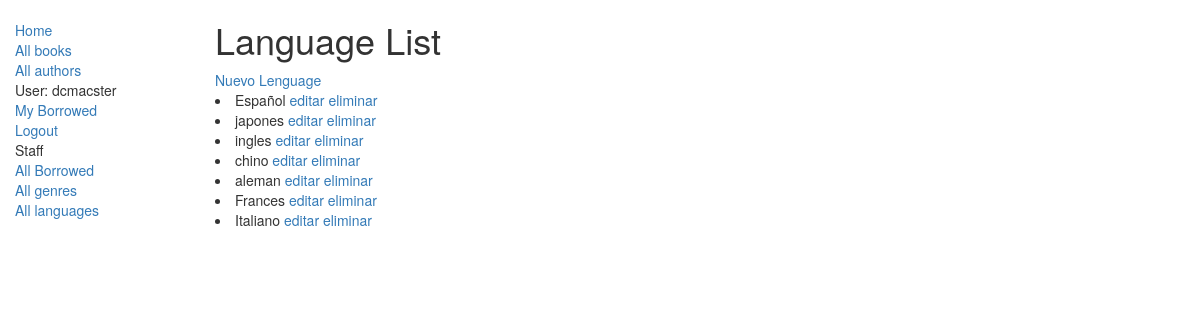
The app's page /holaApp/languages/ (signed in) with its own data.
### holaApp/models.py (models this page shows, shortened)
class Language(models.Model):
    name = models.CharField(max_length=200,
                            help_text="Enter the book's natural language (e.g. English, French, Japanese etc.)")

### holaApp/views.py (the view)
class LanguageListView(LoginRequiredMixin, generic.ListView):
    login_url = '/accounts/login/'
    redirect_field_name = 'redirect_to'
    model = Language
    paginate_by = 10

### holaApp/templates/holaApp/language_list.html (shortened to what this page needs)
{% extends "base_generic.html" %}
{% block content %}
    <h1>Language List</h1>
    {% if perms.staff.can_marked_returned %}
        <a href="{% url 'language_create' %}"> Nuevo Lenguage </a>
    {% endif %}
    {% if language_list %}
        {% for language in language_list %}
        <li>
            {{ language.name }}
            {% if perms.staff.can_marked_returned %}
                <a href="{% url 'language_update' language.pk %}">editar</a> <a href="{% url 'language_delete' language.pk %}">eliminar</a>
            {% endif %}
        </li>
        {% endfor %}
    {% else %}
        <p>There are no author in the library.</p>
    {% endif %}
{% endblock %}

### holaApp/templates/base_generic.html (shortened to what this page needs)
<!DOCTYPE html>
<html lang="en">
<head>
    <link rel="stylesheet" href="https://maxcdn.bootstrapcdn.com/bootstrap/3.3.7/css/bootstrap.min.css">
    {% load static %}
    <link rel="stylesheet" href="{% static 'css/styles.css' %}">
</head>
<body>
    <div class="container-fluid">
        <div class="row">
            <div class="col-sm-2">
                {% block sidebar %}
                <ul class="sidebar-nav">
                    <li><a href="{% url 'index' %}">Home</a></li>
                    <li><a href="{% url 'books' %}">All books</a></li>
                    <li><a href="{%url 'authors' %}">All authors</a></li>
                    {% if user.is_authenticated %}
                        <li>User: {{ user.get_username }}</li>
                        <li><a href="{% url 'my-borrowed' %}">My Borrowed</a></li>
                        <li><a href="{% url 'logout'%}?next={{request.path}}">Logout</a></li>
                        {% if perms.staff.can_marked_returned %}
                            <li>Staff</li>
                            <li><a href="{% url 'all-borrowed' %}"> All Borrowed </a></li>
                            <li><a href="{% url 'genres' %}">All genres</a></li>
                            <li><a href="{% url 'languages' %}">All languages</a></li>
                        {% endif %}
                    {% else %}
                        <li><a href="{% url 'login'%}?next={{request.path}}">Login</a></li>
                    {% endif %}
                </ul>
                {% endblock %}
            </div>
            <div class="col-sm-10 ">
                {% block content %}{% endblock %}
            </div>
        </div>
    </div>
</body>
</html>

### holaApp/static/css/styles.css (style rules this page uses)
.sidebar-nav { margin-top: 20px; padding: 0; list-style: none; }

### records on screen
Language: name "Español"
Language: name "japones"
Language: name "ingles"
Language: name "chino"
Language: name "aleman"
Language: name "Frances"
Language: name "Italiano"

### other values on screen
{{ user.get_username }} "dcmacster"
